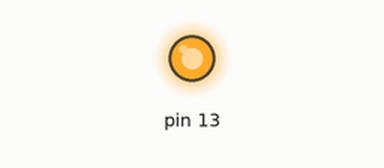
Recording of a sketch running on a simulated Arduino Uno, built with avr-gcc and run on an emulated ATmega328P. Parts: output pins drawn as LEDs (lit = HIGH).

Above: at 0.2 s.
At 14.5 s:
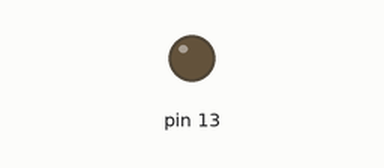
Timing chart, 0 to 19.5 s (numbered marks = the images above):
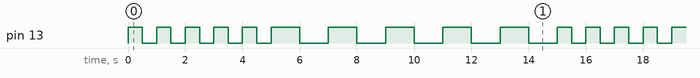

The sketch:

Part1_LED_Blink_and_Chase.ino
```cpp
#define F-_CPU 16000000L
#include <avr/io.h>
#include <util/delay.h>
//main function
int main(void)
{
 DDRB |= (1 << 5);
 while (1)
 {
 for (int i = 0; i < 5; i++)
 {
 PORTB |= (1 << 5);
 _delay_ms(500);
 PORTB &= ~(1 << 5);
 _delay_ms(500);
 }
 for (int i = 0; i < 5; i++)
 {
 PORTB |= (1 << 5);
 _delay_ms(1000);
 PORTB &= ~(1 << 5);
 _delay_ms(1000);
 }
 }
 return 0;
}
/*Part 1: Using an Arduino UNO or Arduino Nano, a breadboard, and an LED, write a program in that will do the following:

You may not use Arduino functions like pinMode, digitalWrite, digitalRead, etc...

Blink the LED 5 times (on for 500 milliseconds and off for 500 milliseconds).
Blink the LED 5 times (on for 1 second and off for 1 second).
Repeat forever.*/
```

Measured:
- by itself, pin 13: repeats every 15.0 s: 4 × (LOW 0.50 s, HIGH 0.50 s), LOW 0.50 s, 5 × (HIGH 1.0 s, LOW 1.0 s), HIGH 0.50 s
- by itself, everything shown: repeats every 15.0 s, in 20 steps
